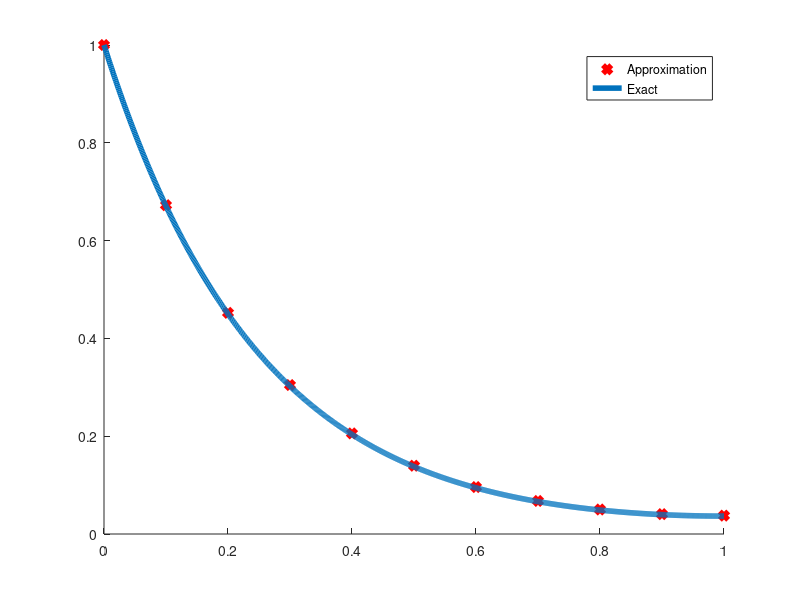

MATLAB code to generate this figure:
clear all; clc; close all;

alpha = 2^2; h = 0.1; y0 = 1; l = 0; r = 1;
N = ((r-l)/h)+1; % N es nodos totales
a = -(h^2)*(alpha^2) - 2;
b = [-y0; zeros(N-2, 1)];
md = ones(N-1, 1) * a; % main diagonal
ld = [ones(N-3, 1); 2]; % lower diagonal
ud = ones(N-2, 1); % upper diagonal
A = diag(md) + diag(ld, -1) + diag(ud, 1);
inter = (l:h:r)';

tic();
A = sparse(A);
res = A\b;
res = [y0; res];
toc();
cont = (l:0.001:r)';
exact = cosh(alpha*(1-cont))/cosh(alpha);

hold on;
plot(inter, res, 'rx', 'linewidth', 4);
plot(cont, exact, 'linewidth', 4);
legend('Approximation', 'Exact');
hold off;
